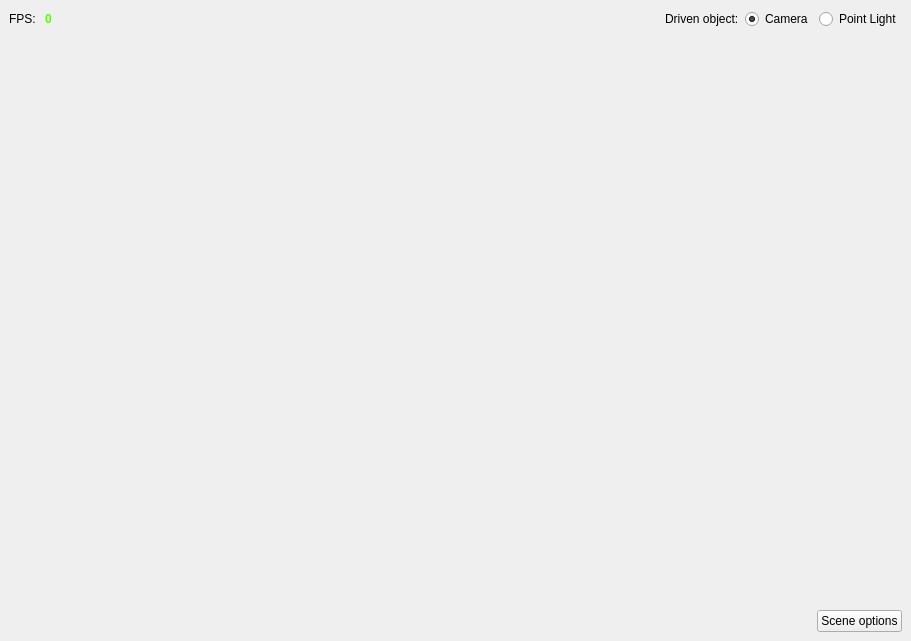
<?xml version="1.0" encoding="UTF-8"?>
<ui version="4.0">
 <class>MainWindow</class>
 <widget class="QMainWindow" name="MainWindow">
  <property name="geometry">
   <rect>
    <x>0</x>
    <y>0</y>
    <width>911</width>
    <height>641</height>
   </rect>
  </property>
  <property name="minimumSize">
   <size>
    <width>640</width>
    <height>640</height>
   </size>
  </property>
  <property name="windowTitle">
   <string>MainWindow</string>
  </property>
  <widget class="QWidget" name="centralwidget">
   <property name="styleSheet">
    <string notr="true">QPushButton{}</string>
   </property>
   <layout class="QVBoxLayout" name="verticalLayout">
    <item>
     <layout class="QHBoxLayout" name="horizontalLayout_4">
      <item>
       <widget class="QLabel" name="label_5">
        <property name="text">
         <string>FPS: </string>
        </property>
       </widget>
      </item>
      <item>
       <widget class="QLabel" name="label_6">
        <property name="styleSheet">
         <string notr="true">QLabel{
	color : rgb(85, 255, 0);
	font-weight : bold;
}</string>
        </property>
        <property name="text">
         <string>0</string>
        </property>
       </widget>
      </item>
      <item>
       <spacer name="horizontalSpacer">
        <property name="orientation">
         <enum>Qt::Horizontal</enum>
        </property>
        <property name="sizeHint" stdset="0">
         <size>
          <width>40</width>
          <height>20</height>
         </size>
        </property>
       </spacer>
      </item>
      <item>
       <widget class="QLabel" name="label_3">
        <property name="text">
         <string>Driven object:</string>
        </property>
       </widget>
      </item>
      <item>
       <layout class="QHBoxLayout" name="horizontalLayout_3">
        <item>
         <widget class="QRadioButton" name="CameraButton">
          <property name="text">
           <string>Camera</string>
          </property>
          <property name="checked">
           <bool>true</bool>
          </property>
         </widget>
        </item>
        <item>
         <widget class="QRadioButton" name="radioButton_2">
          <property name="text">
           <string>Point Light</string>
          </property>
         </widget>
        </item>
       </layout>
      </item>
     </layout>
    </item>
    <item>
     <widget class="SceneWidget" name="Scene" native="true">
      <property name="sizePolicy">
       <sizepolicy hsizetype="Expanding" vsizetype="Expanding">
        <horstretch>0</horstretch>
        <verstretch>0</verstretch>
       </sizepolicy>
      </property>
      <property name="minimumSize">
       <size>
        <width>640</width>
        <height>480</height>
       </size>
      </property>
      <property name="focusPolicy">
       <enum>Qt::StrongFocus</enum>
      </property>
     </widget>
    </item>
    <item>
     <layout class="QHBoxLayout" name="horizontalLayout">
      <item>
       <spacer name="horizontalSpacer_2">
        <property name="orientation">
         <enum>Qt::Horizontal</enum>
        </property>
        <property name="sizeHint" stdset="0">
         <size>
          <width>40</width>
          <height>20</height>
         </size>
        </property>
       </spacer>
      </item>
      <item>
       <widget class="QPushButton" name="SceneOptionsButton">
        <property name="text">
         <string>Scene options</string>
        </property>
       </widget>
      </item>
     </layout>
    </item>
   </layout>
  </widget>
 </widget>
 <customwidgets>
  <customwidget>
   <class>SceneWidget</class>
   <extends>QWidget</extends>
   <header>scenewidget.hpp</header>
   <container>1</container>
   <slots>
    <signal>fpsChanged(int)</signal>
    <signal>widgetClosed()</signal>
    <slot>callOptionsDialog()</slot>
    <slot>selectCamera()</slot>
    <slot>selectPointLight()</slot>
    <slot>setGridSteps(int)</slot>
   </slots>
  </customwidget>
 </customwidgets>
 <resources/>
 <connections>
  <connection>
   <sender>Scene</sender>
   <signal>fpsChanged(int)</signal>
   <receiver>label_6</receiver>
   <slot>setNum(int)</slot>
   <hints>
    <hint type="sourcelabel">
     <x>111</x>
     <y>127</y>
    </hint>
    <hint type="destinationlabel">
     <x>53</x>
     <y>24</y>
    </hint>
   </hints>
  </connection>
  <connection>
   <sender>CameraButton</sender>
   <signal>clicked()</signal>
   <receiver>Scene</receiver>
   <slot>selectCamera()</slot>
   <hints>
    <hint type="sourcelabel">
     <x>763</x>
     <y>26</y>
    </hint>
    <hint type="destinationlabel">
     <x>724</x>
     <y>147</y>
    </hint>
   </hints>
  </connection>
  <connection>
   <sender>radioButton_2</sender>
   <signal>clicked()</signal>
   <receiver>Scene</receiver>
   <slot>selectPointLight()</slot>
   <hints>
    <hint type="sourcelabel">
     <x>840</x>
     <y>24</y>
    </hint>
    <hint type="destinationlabel">
     <x>824</x>
     <y>77</y>
    </hint>
   </hints>
  </connection>
  <connection>
   <sender>Scene</sender>
   <signal>widgetClosed()</signal>
   <receiver>MainWindow</receiver>
   <slot>close()</slot>
   <hints>
    <hint type="sourcelabel">
     <x>46</x>
     <y>541</y>
    </hint>
    <hint type="destinationlabel">
     <x>12</x>
     <y>630</y>
    </hint>
   </hints>
  </connection>
 </connections>
 <slots>
  <slot>callColorDialog()</slot>
 </slots>
</ui>
